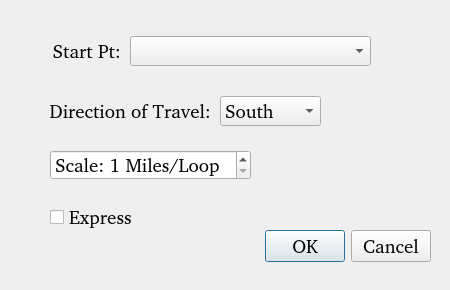
<?xml version="1.0" encoding="UTF-8"?>
<ui version="4.0">
 <class>dlgCTStPt</class>
 <widget class="QDialog" name="dlgCTStPt">
  <property name="geometry">
   <rect>
    <x>0</x>
    <y>0</y>
    <width>450</width>
    <height>290</height>
   </rect>
  </property>
  <property name="sizePolicy">
   <sizepolicy hsizetype="Fixed" vsizetype="Fixed">
    <horstretch>0</horstretch>
    <verstretch>0</verstretch>
   </sizepolicy>
  </property>
  <property name="font">
   <font>
    <family>Piboto [Goog]</family>
    <pointsize>10</pointsize>
   </font>
  </property>
  <property name="windowTitle">
   <string>CT Shore Start Point</string>
  </property>
  <property name="modal">
   <bool>false</bool>
  </property>
  <widget class="QDialogButtonBox" name="dlgbxCTStPt">
   <property name="geometry">
    <rect>
     <x>170</x>
     <y>230</y>
     <width>261</width>
     <height>32</height>
    </rect>
   </property>
   <property name="font">
    <font>
     <family>Piboto [Goog]</family>
     <pointsize>14</pointsize>
    </font>
   </property>
   <property name="orientation">
    <enum>Qt::Horizontal</enum>
   </property>
   <property name="standardButtons">
    <set>QDialogButtonBox::Cancel|QDialogButtonBox::Ok</set>
   </property>
  </widget>
  <widget class="QComboBox" name="cbxCtShorStartPt">
   <property name="geometry">
    <rect>
     <x>130</x>
     <y>36</y>
     <width>241</width>
     <height>30</height>
    </rect>
   </property>
   <property name="font">
    <font>
     <family>Piboto [Goog]</family>
     <pointsize>14</pointsize>
    </font>
   </property>
   <property name="inputMethodHints">
    <set>Qt::ImhMultiLine</set>
   </property>
  </widget>
  <widget class="QLabel" name="label">
   <property name="geometry">
    <rect>
     <x>40</x>
     <y>40</y>
     <width>81</width>
     <height>22</height>
    </rect>
   </property>
   <property name="font">
    <font>
     <family>Piboto [Goog]</family>
     <pointsize>14</pointsize>
    </font>
   </property>
   <property name="text">
    <string>Start Pt:</string>
   </property>
   <property name="alignment">
    <set>Qt::AlignRight|Qt::AlignTrailing|Qt::AlignVCenter</set>
   </property>
  </widget>
  <widget class="QLabel" name="label_2">
   <property name="geometry">
    <rect>
     <x>50</x>
     <y>100</y>
     <width>161</width>
     <height>22</height>
    </rect>
   </property>
   <property name="font">
    <font>
     <family>Piboto [Goog]</family>
     <pointsize>14</pointsize>
    </font>
   </property>
   <property name="text">
    <string>Direction of Travel:</string>
   </property>
   <property name="alignment">
    <set>Qt::AlignRight|Qt::AlignTrailing|Qt::AlignVCenter</set>
   </property>
  </widget>
  <widget class="QComboBox" name="cbxCtShoreDir">
   <property name="geometry">
    <rect>
     <x>220</x>
     <y>96</y>
     <width>101</width>
     <height>30</height>
    </rect>
   </property>
   <property name="font">
    <font>
     <family>Piboto [Goog]</family>
     <pointsize>14</pointsize>
    </font>
   </property>
   <property name="inputMethodHints">
    <set>Qt::ImhMultiLine</set>
   </property>
   <item>
    <property name="text">
     <string>South</string>
    </property>
   </item>
   <item>
    <property name="text">
     <string>North</string>
    </property>
   </item>
  </widget>
  <widget class="QSpinBox" name="sbxScale">
   <property name="geometry">
    <rect>
     <x>50</x>
     <y>150</y>
     <width>201</width>
     <height>30</height>
    </rect>
   </property>
   <property name="font">
    <font>
     <family>Piboto [Goog]</family>
     <pointsize>14</pointsize>
    </font>
   </property>
   <property name="suffix">
    <string> Miles/Loop</string>
   </property>
   <property name="prefix">
    <string>Scale: </string>
   </property>
   <property name="minimum">
    <number>1</number>
   </property>
   <property name="maximum">
    <number>10</number>
   </property>
  </widget>
  <widget class="QCheckBox" name="cbxExpress">
   <property name="geometry">
    <rect>
     <x>50</x>
     <y>200</y>
     <width>117</width>
     <height>34</height>
    </rect>
   </property>
   <property name="font">
    <font>
     <family>Piboto [Goog]</family>
     <pointsize>14</pointsize>
    </font>
   </property>
   <property name="text">
    <string>Express</string>
   </property>
  </widget>
 </widget>
 <resources/>
 <connections>
  <connection>
   <sender>dlgbxCTStPt</sender>
   <signal>accepted()</signal>
   <receiver>dlgCTStPt</receiver>
   <slot>accept()</slot>
   <hints>
    <hint type="sourcelabel">
     <x>248</x>
     <y>254</y>
    </hint>
    <hint type="destinationlabel">
     <x>157</x>
     <y>274</y>
    </hint>
   </hints>
  </connection>
  <connection>
   <sender>dlgbxCTStPt</sender>
   <signal>rejected()</signal>
   <receiver>dlgCTStPt</receiver>
   <slot>reject()</slot>
   <hints>
    <hint type="sourcelabel">
     <x>316</x>
     <y>260</y>
    </hint>
    <hint type="destinationlabel">
     <x>286</x>
     <y>274</y>
    </hint>
   </hints>
  </connection>
 </connections>
</ui>
